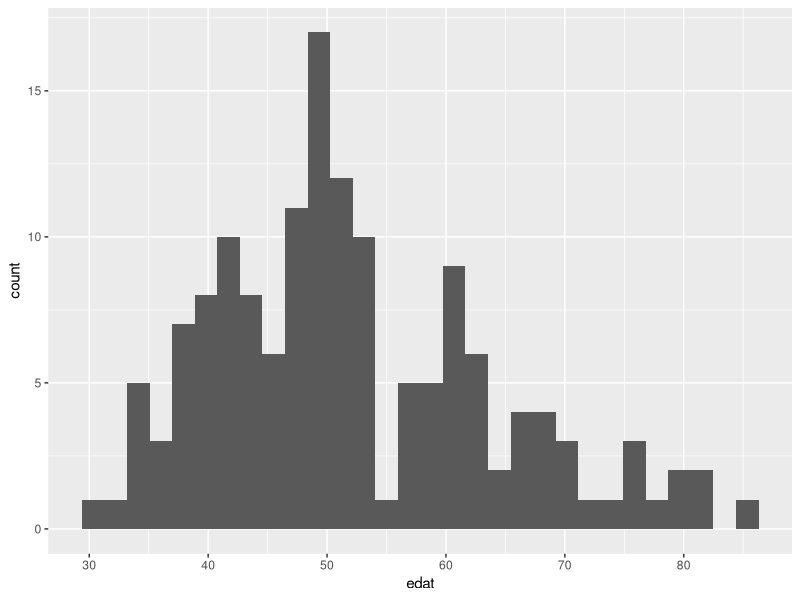
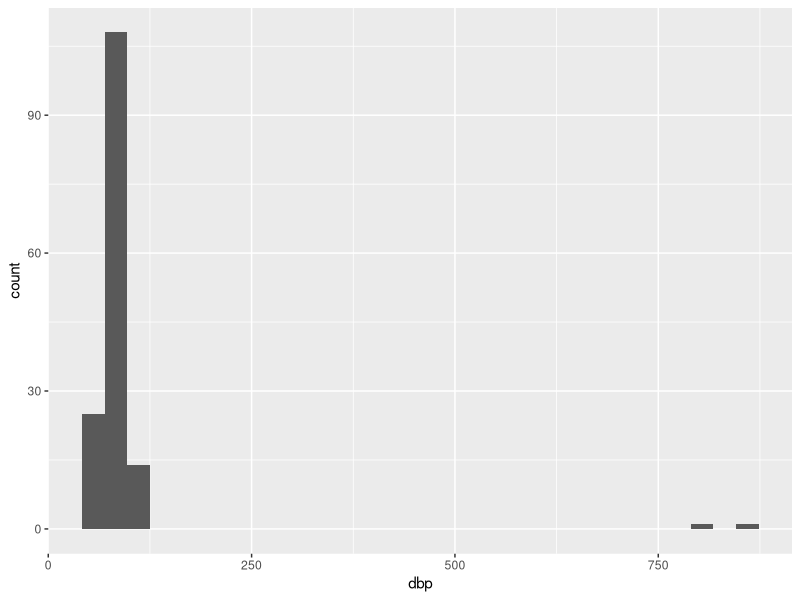
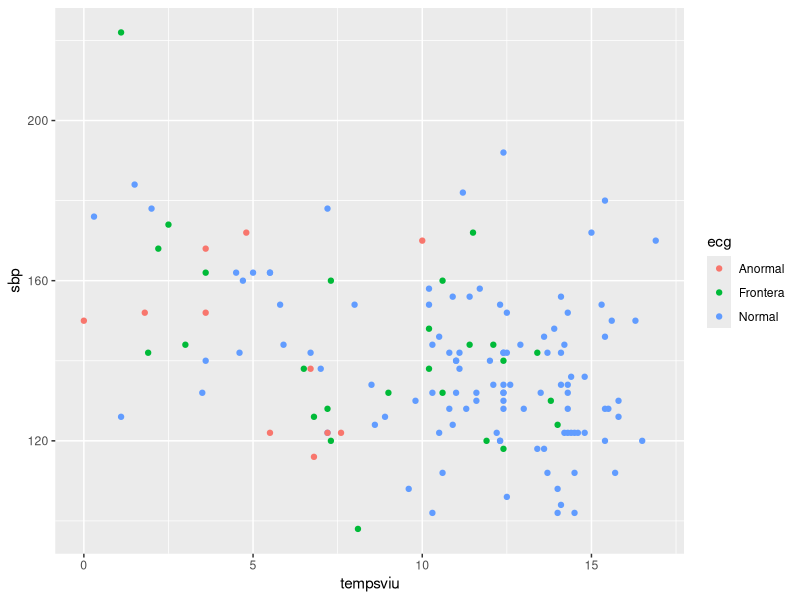
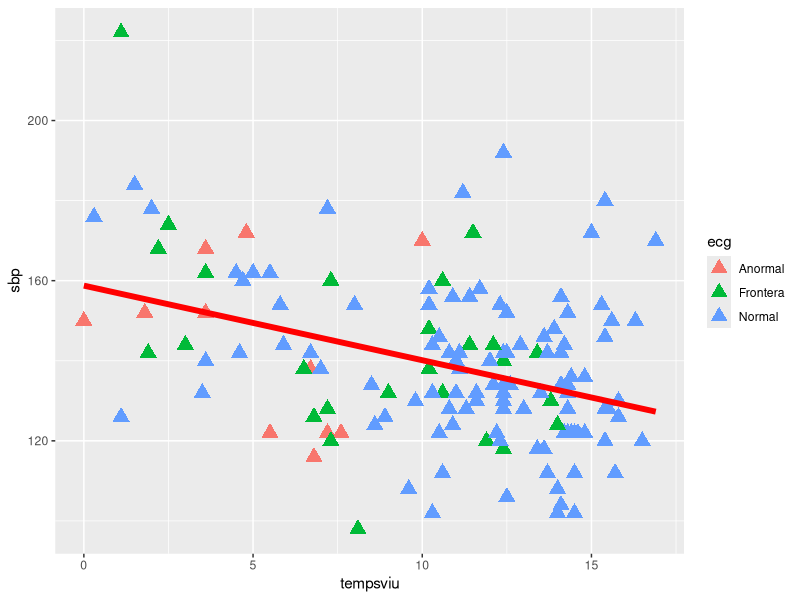
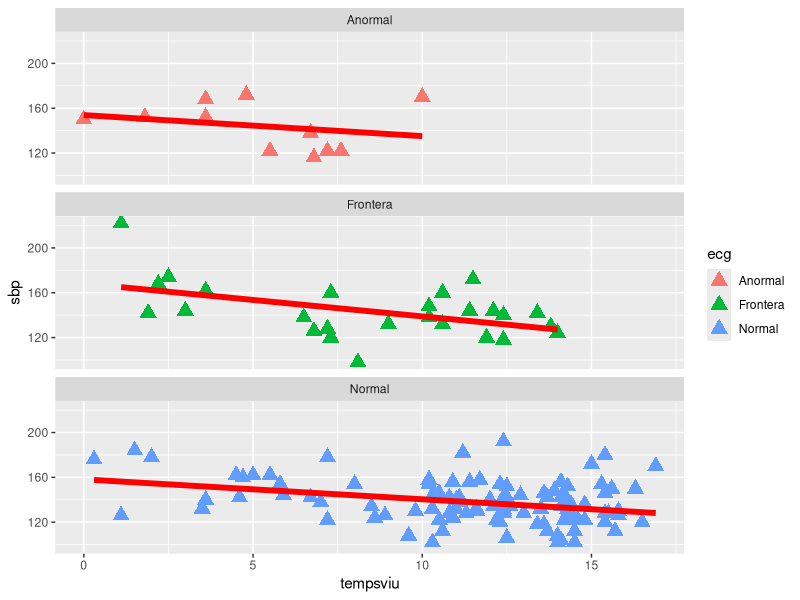
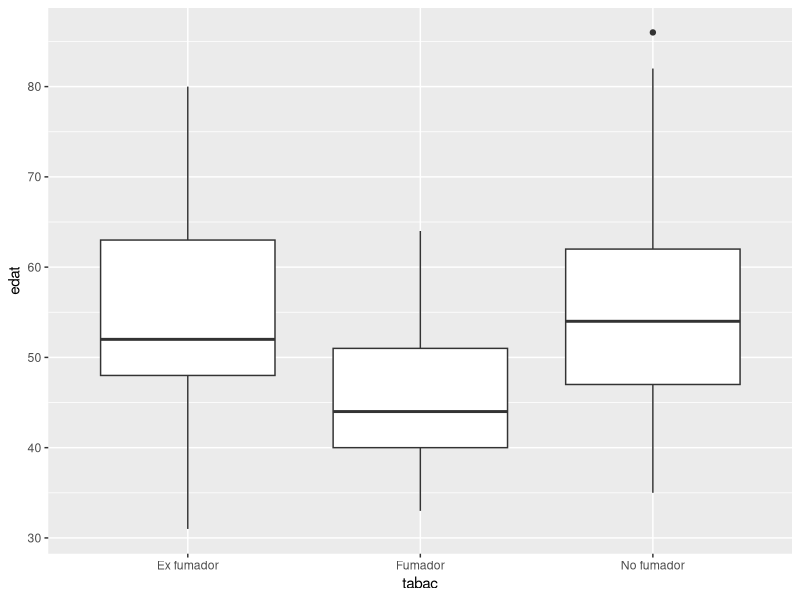
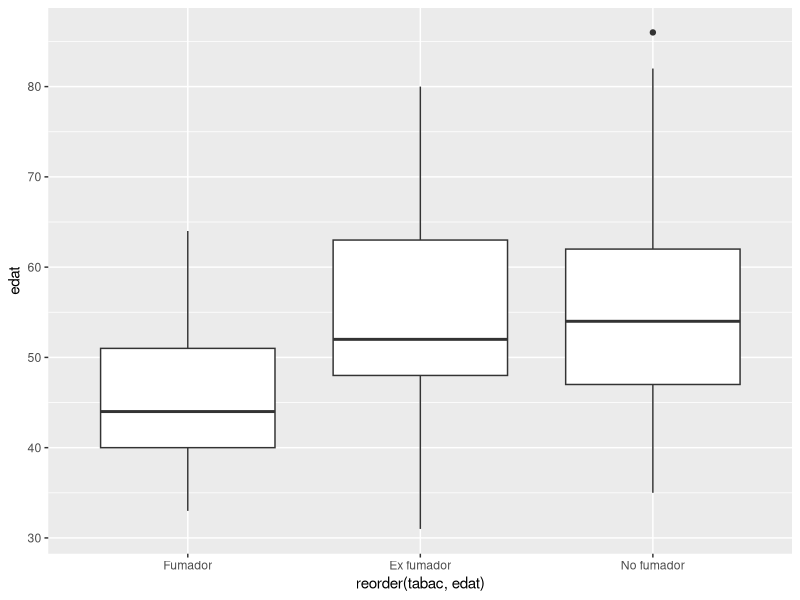
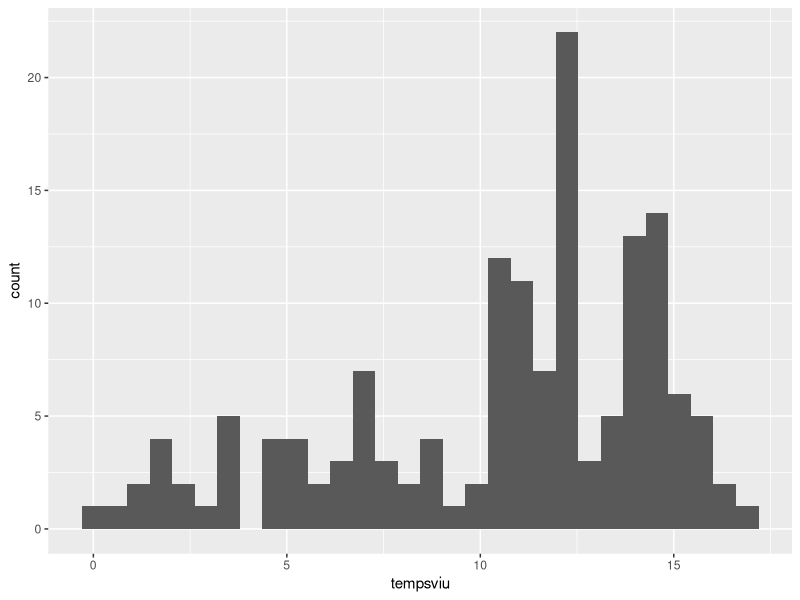

Source code (R) for these figures, in order:
## ---- chunk 1
require(knitr)
opts_chunk$set(
concordance=FALSE, echo=TRUE, cache=FALSE, warning=FALSE, error=FALSE, message=TRUE, fig.height=4, size = "footnotesize")

def.chunk.hook  <- knitr::knit_hooks$get("chunk")
knitr::knit_hooks$set(chunk = function(x, options) {
  x <- def.chunk.hook(x, options)
  ifelse(options$size != "normalsize", paste0("\\", options$size,"\n\n", x, "\n\n \\normalsize"), x)
})
## ---- chunk 2
# install.packages("dplyr", dependencies = TRUE)
# install.packages("ggplot2", dependencies = TRUE)
# install.packages("readxl", dependencies = TRUE)

library(dplyr)
library(ggplot2)
library(readxl)
## ---- chunk 3
diab <- read_excel("datasets/diabetes_mod.xls")
## ---- chunk 4
diab[1:4, 1:8]
## ---- chunk 5
head(diab)
## ---- chunk 6
dim(diab)
nrow(diab)
colnames(diab)
## ---- chunk 7
glimpse(diab)
## ---- chunk 8
diab <- diab %>% mutate_if(is.character, as.factor)

glimpse(diab)
## ---- chunk 9
diab$mort <- recode_factor(diab$mort, "Muerto" = "muerto")
levels(diab$mort)
## ---- chunk 10
diab$mort <- recode_factor(diab$mort, "muerto" = "Muerto")
levels(diab$mort)
## ---- chunk 11
#display all the values
diab$edat
## ---- chunk 12
# Get the unique values of edat
diab$edat %>% unique()
diab$edat %>% unique() %>% length()
## ---- chunk 13
#Mean, median and rang
mean(diab$edat)
median(diab$edat)
sd(diab$edat)
var(diab$edat)
range(diab$edat)
## ---- chunk 14
diab %>% 
  group_by(tabac, ecg) %>%
  summarize(mean(edat))
## ---- chunk 15
summary(diab[, 2:11])
## ---- chunk 16
mean(diab$sbp)
## ---- chunk 17
diab$sbp
## ---- chunk 18
?mean
mean(diab$sbp, na.rm = TRUE)
is.na(diab$sbp)
## ---- chunk 19
sum(is.na(diab$sbp))
sum(is.na(diab$dbp))
## ---- chunk 20
ggplot(diab, aes(edat)) + 
  geom_histogram(bins = 30)
## ---- chunk 21
ggplot(diab, aes(dbp)) + 
  geom_histogram(bins = 30)
## ---- chunk 22
ggplot(diab, aes(tempsviu, sbp, col = ecg)) + 
  geom_point()
## ---- chunk 23
ggplot(diab, aes(tempsviu, sbp, col = ecg)) + 
  geom_point(size = 4, pch = 17) +
  geom_smooth(lwd=2, se=FALSE, method="lm", col="red")
## ---- chunk 24
ggplot(diab, aes(tempsviu, sbp, col = ecg)) +
  geom_point(size = 4, pch = 17) +
  geom_smooth(lwd = 2, se=FALSE, method="lm", col="red") +
  facet_wrap(~ ecg, ncol = 1)
## ---- chunk 25
ggplot(diab, aes(tabac, edat)) + 
  geom_boxplot()
## ---- chunk 26
ggplot(diab, aes(x= reorder(tabac, edat), y = edat)) + 
  geom_boxplot()
## ---- chunk 27
levels(diab$tabac)

diab$tabac <- recode_factor(diab$tabac, "Ex fumador" = "Fumador")

levels(diab$tabac)
## ---- chunk 28
t.test(bmi ~ chd, data = diab)
## ---- chunk 29
t.test(edat ~ tabac, data = diab)
## ---- chunk 30
ggplot(diab, aes(tempsviu)) + 
  geom_histogram(bins = 30)
## ---- chunk 31
wilcox.test(tempsviu ~ chd, data = diab)
## ---- chunk 32
xtabs(~ chd + tabac, data = diab)

addmargins(xtabs(~ chd + tabac, data = diab))
## ---- chunk 33
chisq.test(xtabs(~ chd + tabac, data = diab))
## ---- chunk 34
fisher.test(xtabs(~ chd + tabac, data = diab))
## ---- chunk 35
mosaicplot(xtabs(~ chd + tabac, data = diab))
## ---- chunk 36
fit <- lm(edat ~ ecg, data = diab)
anova(fit)
## ---- chunk 37
TukeyHSD(aov(fit))
## ---- chunk 38
ggplot(diab, aes(ecg, edat)) + 
  geom_boxplot()
## ---- chunk 39
fit <- lm(edat ~ sbp, data = diab)
summary(fit)
## ---- chunk 40
ggplot(diab, aes(sbp, edat)) +
  geom_point() +
  geom_smooth(method = "lm", se = FALSE)
